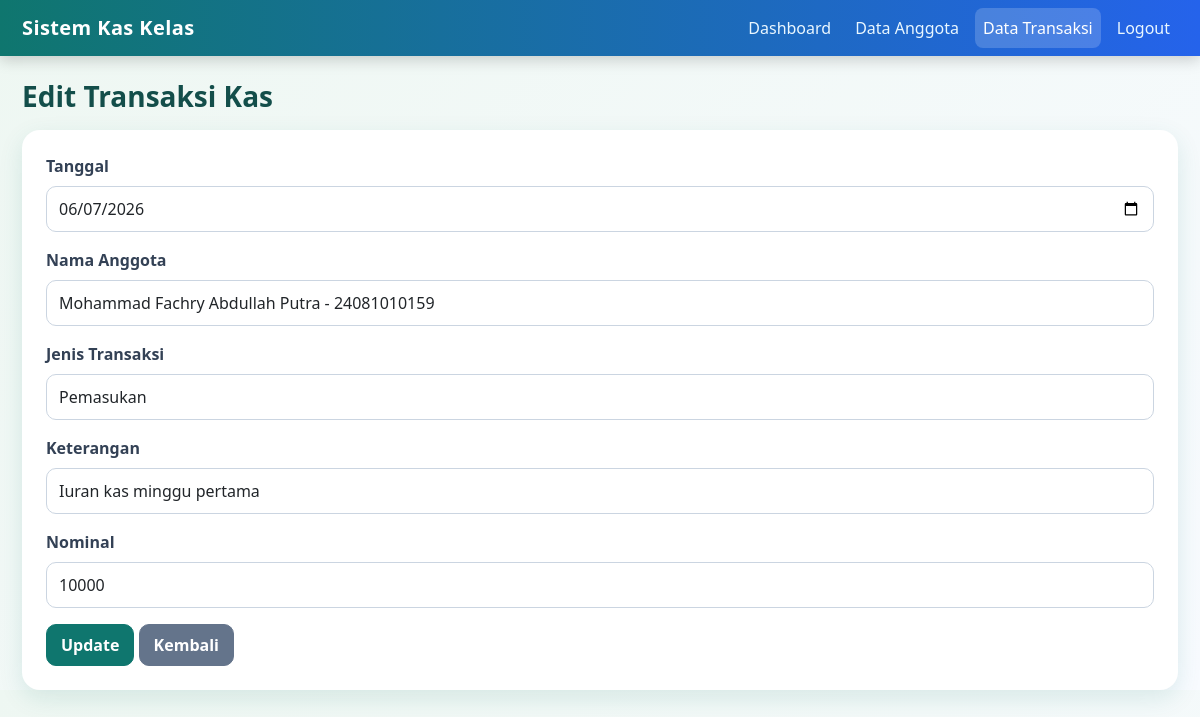
/pages/edit_transaksi.php?id=6 (signed in), run on the app's committed database.
### tables this page shows
CREATE TABLE `transaksi_kas` (
  `id_transaksi` int(11) NOT NULL,
  `id_anggota` int(11) NOT NULL,
  `id_user` int(11) NOT NULL,
  `tanggal` date NOT NULL,
  `jenis` enum('pemasukan','pengeluaran') NOT NULL,
  `keterangan` varchar(255) NOT NULL,
  `nominal` int(11) NOT NULL,
  `created_at` timestamp NOT NULL DEFAULT current_timestamp()
);

CREATE TABLE `anggota` (
  `id_anggota` int(11) NOT NULL,
  `nama_anggota` varchar(100) NOT NULL,
  `nim` varchar(30) NOT NULL,
  `kelas` varchar(50) NOT NULL,
  `no_hp` varchar(20) NOT NULL
);

### pages/edit_transaksi.php (the view, shortened to what this page needs)
<?php
include '../config/database.php';
$id_transaksi = $_GET['id'];
$stmt = $conn->prepare("SELECT * FROM transaksi_kas WHERE id_transaksi = ?");
$stmt->bind_param("i", $id_transaksi);
$stmt->execute();
$result = $stmt->get_result();
$data = $result->fetch_assoc();
$query_anggota = mysqli_query($conn, "SELECT * FROM anggota ORDER BY nama_anggota ASC");
?>
<!DOCTYPE html>
<html lang="id">
<head>
    <link href="https://cdn.jsdelivr.net/npm/bootstrap@5.3.3/dist/css/bootstrap.min.css" rel="stylesheet">
    <link rel="stylesheet" href="../assets/css/style.css">
</head>
<body class="bg-light">
<nav class="navbar navbar-expand-lg navbar-dark bg-primary">
    <div class="container">
        <a class="navbar-brand" href="dashboard.php">Sistem Kas Kelas</a>
        <div class="navbar-nav ms-auto">
            <a class="nav-link" href="dashboard.php">Dashboard</a>
            <a class="nav-link" href="anggota.php">Data Anggota</a>
            <a class="nav-link active" href="transaksi.php">Data Transaksi</a>
            <a class="nav-link" href="../auth/logout.php">Logout</a>
        </div>
    </div>
</nav>
<div class="container mt-4">
    <h3 class="mb-3">Edit Transaksi Kas</h3>
    <div class="card shadow-sm">
        <div class="card-body">
            <form method="POST">
                <div class="mb-3">
                    <label class="form-label">Tanggal</label>
                    <input type="date" name="tanggal" class="form-control" value="<?php echo htmlspecialchars($data['tanggal']); ?>">
                </div>
                <div class="mb-3">
                    <label class="form-label">Nama Anggota</label>
                    <select name="id_anggota" class="form-control">
                        <?php while ($anggota = mysqli_fetch_assoc($query_anggota)) { ?>
                            <option value="<?php echo $anggota['id_anggota']; ?>"
                                <?php echo ($anggota['id_anggota'] == $data['id_anggota']) ? 'selected' : ''; ?>>
                                <?php echo htmlspecialchars($anggota['nama_anggota']); ?> - <?php echo htmlspecialchars($anggota['nim']); ?>
                            </option>
                        <?php } ?>
                    </select>
                </div>
                <div class="mb-3">
                    <label class="form-label">Jenis Transaksi</label>
                    <select name="jenis" class="form-control">
                        <option value="pemasukan" <?php echo ($data['jenis'] == 'pemasukan') ? 'selected' : ''; ?>>
                            Pemasukan
                        </option>
                    </select>
                </div>
                <div class="mb-3">
                    <label class="form-label">Keterangan</label>
                    <input type="text" name="keterangan" class="form-control" value="<?php echo htmlspecialchars($data['keterangan']); ?>">
                </div>
                <div class="mb-3">
                    <label class="form-label">Nominal</label>
                    <input type="number" name="nominal" class="form-control" value="<?php echo htmlspecialchars($data['nominal']); ?>">
                </div>
                <button type="submit" class="btn btn-primary">Update</button>
                <a href="transaksi.php" class="btn btn-secondary">Kembali</a>
            </form>
        </div>
    </div>
</div>
</body>
</html>

### assets/css/style.css (style rules this page uses)
body { font-family: "Segoe UI", Arial, sans-serif; background: linear-gradient(135deg, #eef7f2 0%, #f8fbff 100%); color: #263238; }
.navbar { background: linear-gradient(90deg, #0f766e, #2563eb) !important; box-shadow: 0 4px 14px rgba(0, 0, 0, 0.18); }
.navbar-brand { font-weight: 700; letter-spacing: 0.4px; }
.navbar .nav-link { color: #eaf7ff !important; font-weight: 500; margin-left: 8px; border-radius: 8px; padding: 8px 12px; }
.navbar .nav-link:hover, .navbar .nav-link.active { background-color: rgba(255, 255, 255, 0.18); color: #ffffff !important; }
.container { max-width: 1180px; }
h3 { font-weight: 700; color: #134e4a; margin-bottom: 20px; }
.card { border: none; border-radius: 18px; background-color: #ffffff; }
.card.shadow, .card.shadow-sm { box-shadow: 0 8px 24px rgba(15, 118, 110, 0.12) !important; }
.card-body { padding: 24px; }
.btn { border-radius: 10px; font-weight: 600; padding: 8px 14px; }
.btn-primary { background-color: #0f766e; border-color: #0f766e; }
.btn-secondary { background-color: #64748b; border-color: #64748b; }
.form-control, .form-select, select { border-radius: 10px !important; border: 1px solid #cbd5e1; padding: 10px 12px; }
.form-label { font-weight: 600; color: #334155; }

### data on the page
transaksi_kas: tanggal "06/07/2026", id_anggota "Mohammad Fachry Abdullah Putra - 24081010159", jenis "Pemasukan", keterangan "Iuran kas minggu pertama", nominal "10000"
